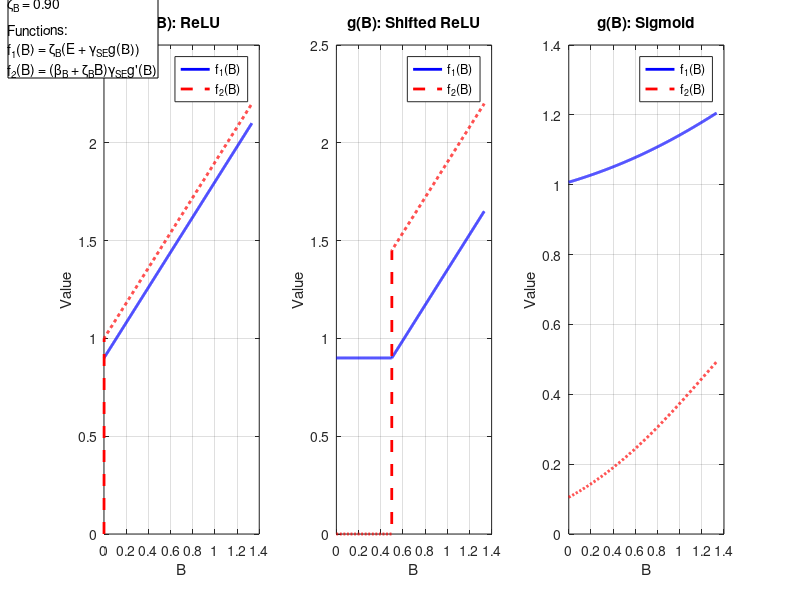

MATLAB code to generate this figure: (Note: this script raises an error after producing the figure.)
beta_B = 1;
zeta_B = 0.9;
gamma_SE = 1;
B_max = beta_B/zeta_B;

g_relu      = @(B) max(0, B);
g_relu_d    = @(B) double(B > 0);

g_shiftrelu   = @(B) max(0, B - 0.5);
g_shiftrelu_d = @(B) double(B > 0.5);

g_sigmoid   = @(B) 1 ./ (1 + exp(-(B - 2)));
g_sigmoid_d = @(B) g_sigmoid(B) .* (1 - g_sigmoid(B));

E = 1;

B = linspace(0, B_max*1.2, 1000);

G = {g_relu, g_shiftrelu, g_sigmoid};
Gd = {g_relu_d, g_shiftrelu_d, g_sigmoid_d};
titles = {'ReLU', 'Shifted ReLU', 'Sigmoid'};

figure;
for i = 1:3
    g = G{i};
    g_prime = Gd{i};

    f1 = zeta_B * (E + gamma_SE * g(B));
    f2 = (beta_B + zeta_B * B) .* gamma_SE .* g_prime(B);

    subplot(1, 3, i);
    plot(B, f1, 'b-', 'LineWidth', 2); hold on;
    plot(B, f2, 'r--', 'LineWidth', 2);
    xlabel('B'); ylabel('Value');
    title(['g(B): ', titles{i}]);
    legend('f_1(B)', 'f_2(B)', 'Location', 'Best');
    grid on;
end

set(gcf, "Position", [100, 100, 1800, 400]);
    
% Add text box with parameter values
paramText = sprintf("Parameters:\n\\beta_B = %.2f\n\\gamma_{SE} = %.2f\n\\zeta_B = %.2f\n\nFunctions:\nf_1(B) = \\zeta_B(E + \\gamma_{SE}g(B))\nf_2(B) = (\\beta_B + \\zeta_BB)\\gamma_{SE}g'(B)", ...
                    beta_B, gamma_SE, zeta_B);
annotation(gcf, 'textbox', [0.01, 0.87, 0.2, 0.1], ...
           'String', paramText, ...
           'FitBoxToText', 'on', ...
           'BackgroundColor', 'white', ...
           'EdgeColor', 'black', ...
           'FontSize', 10);

sgtitle('Comparison of f_1(B) and f_2(B) for Different g(B). f_1(B)>f_2(B) for stability.');